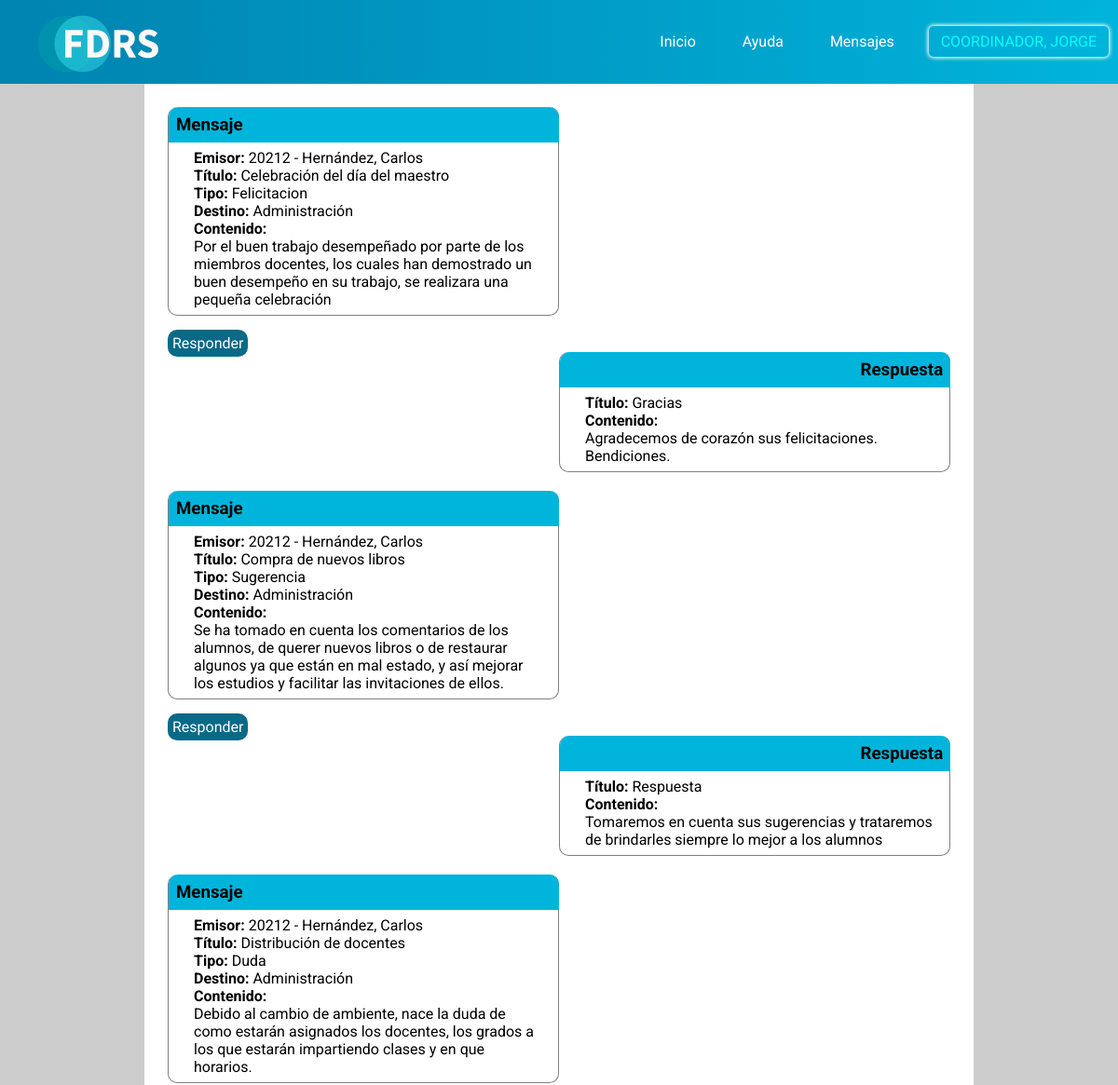
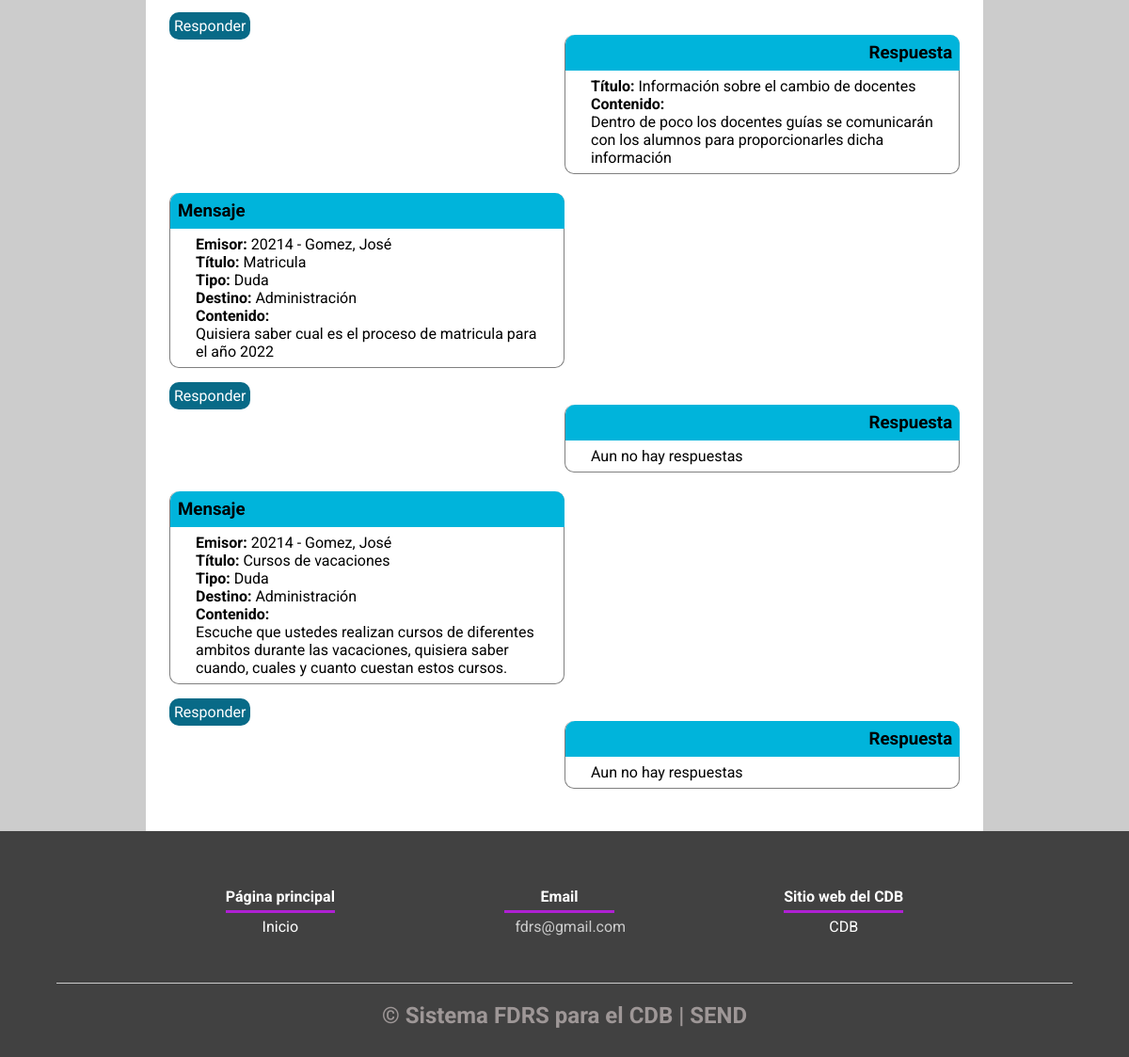
The page /vista/historial.php (signed in) on the database its author committed (2 pictures, top to bottom).
### tables this page shows
CREATE TABLE IF NOT EXISTS `usuario` (
  `idUsuario` int NOT NULL,
  `nombres` varchar(25) NOT NULL,
  `apellidos` varchar(25) NOT NULL,
  `relacion` varchar(15) NOT NULL,
  `telefono` int NOT NULL,
  `correo` varchar(20) NOT NULL,
  `contra` varchar(32) NOT NULL,
  PRIMARY KEY (`idUsuario`)
);

CREATE TABLE IF NOT EXISTS `mensajes` (
  `idMensaje` int NOT NULL,
  `idEmisor` int NOT NULL,
  `titulo` varchar(50) NOT NULL,
  `tipo` varchar(15) NOT NULL,
  `destino` varchar(15) NOT NULL,
  `contenido` text NOT NULL,
  PRIMARY KEY (`idMensaje`),
  KEY `idEmisor` (`idEmisor`),
  KEY `destino` (`destino`)
);

CREATE TABLE IF NOT EXISTS `respuesta` (
  `idRespuesta` int NOT NULL,
  `idRespondiendo` int NOT NULL,
  `idCoordinador` int NOT NULL,
  `titulo` varchar(50) NOT NULL,
  `contenido` varchar(500) NOT NULL,
  PRIMARY KEY (`idRespuesta`),
  UNIQUE KEY `idRespondiendo` (`idRespondiendo`),
  KEY `idCoordinador` (`idCoordinador`)
);

### modelo/Mensaje/daoMensaje.php (called while the page is built, shortened)
<?php
class DaoMensaje{
    public function listadoMensajeCoo($cargo){
        $sql = "SELECT * FROM mensajes WHERE destino = '$cargo'";
        $cn = new Conexion();
        $dbh = $cn->getConexion();
        $stmt = $dbh->prepare($sql);
        $stmt->execute();
        $mensajes = $stmt->fetchAll(PDO::FETCH_ASSOC);
        return $mensajes;
    }
    public function mostrarEmisorCoo($id){
        $sql = "SELECT * FROM usuario WHERE idUsuario = $id";
        $cn = new Conexion();
        $dbh = $cn->getConexion();
        $stmt = $dbh->prepare($sql);
        $stmt->execute();
        $emisores = $stmt->fetchAll(PDO::FETCH_ASSOC);
        return $emisores;
    }
    public function listadoRespuestaCoo($resp){
        $sql = "SELECT * FROM respuesta WHERE idRespondiendo = '$resp'";
        $cn = new Conexion();
        $dbh = $cn->getConexion();
        $stmt = $dbh->prepare($sql);
        $stmt->execute();
        $mensajes = $stmt->fetchAll(PDO::FETCH_ASSOC);
        return $mensajes;
    }
}
?>

### vista/historial.php (the view, shortened to what this page needs)
<!DOCTYPE html>
<html>
<head>
	<link rel="stylesheet" type="text/css" href="CSS/menu-all.css">
	<link rel="stylesheet" type="text/css" href="CSS/historial.css">
	<link rel="stylesheet" type="text/css" href="CSS/footer.css">
	<link rel="stylesheet" type="text/css" href="https://cdnjs.cloudflare.com/ajax/libs/font-awesome/5.15.3/css/all.min.css">
</head>
<body>
<?php
	if(!empty($_SESSION)){
?>
	<header>
		<nav class="menu">
			<div>
				<img src="img/FDRSlog.png">
			</div>
				<?php
				$rel = $_SESSION['relacion'];
					if ($rel =='coordinador'){
						$link = '<a class="active" href="CRUD.php">';
						$linke = '<a href="vistaCoordinador.php">';
					}else{
						$link = '<a class="active" href = "perfil.php">';
						$linke = '<a href="../index.php">';
					}
				?>
			<div class="menu-link">
				<ul>
					<li><?php echo $linke; ?>Inicio</a></li>
					<li><a href="ayuda.php">Ayuda</a></li>
					<li><a href="mensajes.php">Mensajes</a></li>
					<li class="nombre"><?php
						echo $link . $_SESSION['relacion'] . ", " . $_SESSION['nombre']; ?></a></li>
				</ul>
			</div>
		</nav>
	</header>
	<section class="historial">
	<?php
		if(!isset($usuario)){
			require_once "../modelo/Mensaje/daoMensaje.php";
		}else
			require_once "../modelo/Mensaje/daoMensaje.php";
		if($rel !== 'coordinador'){
			$id = $_SESSION['idUsuario'];
			$dao = new DaoMensaje();
			$mensajes = $dao->listadoMensaje($id);
		foreach($mensajes as $mensaje){
			$emisor = $dao->mostrarEmisor($id);
			foreach($emisor as $emi){
	?>
		<div class="info">
		<div class="mensajes">
			<h3>Mensaje</h3>
		<?php
			echo "<div class='cont'><div><b>Emisor: </b>". $emi['idUsuario'] . " - " . $emi['apellidos'] .", " . $emi['nombres'] ."</div><div><b>Título: </b>". $mensaje['titulo'] ."</div><div class='tipo'><b>Tipo: </b>" . $mensaje['tipo'] ."</div><div class='destino'><b>Destino: </b>" . $mensaje['destino'] . "</div><div><b>Contenido: </b><br>" . $mensaje['contenido'] . "</div></div>";
		?>
		</div>
	<?php
		$mens = $mensaje['idMensaje'];
		$dao = new DaoMensaje();
		$respuestas = $dao->listadoRespuestaCoo($mens);
		if(count($respuestas)>0){
			foreach($respuestas as $respuesta){
	?>
			<div class="respuestas">
				<h3>Respuesta</h3>
	<?php
		echo "<div class='cont'><div><b>Título: </b>". $respuesta['titulo'] ."</div>" .  "<div><b>Contenido: </b><br>" . $respuesta['contenido'] . "</div></div></div>";
			}
		}else{
	?>
			<div class="respuestas">
				<h3>Respuesta</h3>
				<div class='cont'>Aun no hay respuestas</div>
			</div>
	<?php
		}
	?>
		</div>
	<?php
		}}
		}else{
			require_once "../modelo/Mensaje/daoMensaje.php";
			$cargo = $_SESSION['poder'];
			$dao = new DaoMensaje();
			$mensajes = $dao->listadoMensajeCoo($cargo);
		if (count($mensajes)>0){
			foreach($mensajes as $mensaje){
				$idEmi = $mensaje['idEmisor'];
				$emisor = $dao->mostrarEmisorCoo($idEmi);
				foreach($emisor as $emi){
	?>
		<div class="info">
		<div class="mensajes">
			<h3>Mensaje</h3>
	<?php
		echo "<div class='cont'><div><b>Emisor: </b>". $emi['idUsuario'] . " - " . $emi['apellidos'] .", " . $emi['nombres'] ."</div><div><b>Título: </b>". $mensaje['titulo'] ."</div><div class='tipo'><b>Tipo: </b>" . $mensaje['tipo'] ."</div><div class='destino'><b>Destino: </b>" . $_SESSION['coordinacion'] . "</div><div><b>Contenido: </b><br>" . $mensaje['contenido'] . "</div></div></div>";
		$mens = $mensaje['idMensaje'];
		$idResp = $_SESSION['idUsuario'];
		$enlace ="<a style='background-color: #086A87; color: white; padding: 5px; border-radius: 10px; text-decoration: none;' href='../controlador/ctrlRespuesta.php?accion=responder&id=";
		echo "<div>" . $enlace . $mens . "&idResp=". $idResp ."'> Responder</a></div></div>";
	?>
	<?php
		$dao = new DaoMensaje();
		$respuestas = $dao->listadoRespuestaCoo($mens);
		if(count($respuestas)>0) {
		foreach($respuestas as $respuesta){
	?>
	<div class="respuestas">
				<h3>Respuesta</h3>
	<?php
		echo "<div class='cont'><div><b>Título: </b>". $respuesta['titulo'] ."</div>" .  "<div><b>Contenido: </b><br>" . $respuesta['contenido'] . "</div></div></div>";
		}
		}else{
	?>
		<div class="respuestas">
				<h3>Respuesta</h3>
		<div class='cont'>Aun no hay respuestas</div>
		</div>
	<?php
		}
		}}
		}}
	} ?>
	</section>
<footer>
<div class="contenedor-footer">
	<div class="content-footer">
		<h4>Página principal</h4>
		<p><a href="../index.php">Inicio</a></p>
	</div>
	<div class="content-footer">
		<h4>Email</h4>
		<p>fdrs@gmail.com</p>
	</div>
	<div class="content-footer">
		<h4>Sitio web del CDB</h4>
		<p><a href="https://www.cdb.edu.sv/" target="blank">CDB</a>  </p>
	</div>
</div>
<h2 class="titulo-final">&copy; Sistema FDRS para el CDB | SEND</h2>
</footer>
</body>
</html>

### vista/CSS/menu-all.css (style rules this page uses)
header { width: 100%; background: #00B4DB; background: -webkit-linear-gradient(to left, #00B4DB, #0083B0 ); background: linear-gradient(to left, #00B4DB, #0083B0); position: relative; z-index: 1000; top: 0; }
nav { height: 70px; width: 100%; display: flex; justify-content: space-between; align-items: center; }
.menu-link { position: fixed; width: 100%; height: 0vw; top: 80px; background: rgba(4,137,177, 1); text-align: center; transition: all .5s; z-index: 1000; }
.menu-link li { display: none; line-height: 30px; margin: 50px 0; transition: all .5s; list-style: none; }
.menu-link li a { color: #fff; font-size: 16px; line-height: 70px; }
.menu-link li a.active, .menu-link li a:hover { box-shadow: none; color: cyan; }
.nombre { text-transform: uppercase; }
@media (min-width: 800px) { nav { height: 90px; } }
@media (min-width: 800px) { .menu-link { position: relative; height: 100px; top: 0; background: none; transition: none; text-align: right; margin-left: 50px; width: 1000px; } }
@media (min-width: 800px) { .menu-link li { display: inline-block; line-height: 100px; margin: 0 10px; transition: none; } }
@media (min-width: 800px) { .menu-link li a { font-size: 16px; padding: 7px 13px; text-decoration: none; } }
@media (min-width: 800px) { .menu-link li a.active, .menu-link li a:hover { color: cyan; border-radius: 5px; box-shadow: 0 0 5px rgb(255,255,255), 0 0 5px rgb(255,255,255); } }
@media (min-width: 800px) { .menu img { margin-left: 2em; } }

### vista/CSS/historial.css (style rules this page uses)
* { margin: 0; padding: 0; font-family: 'Roboto', sans-serif; }
body { background: #ccc; }
.historial { width: 70%; margin-left: auto; margin-right: auto; background: #fff; padding:25px; display: flex; flex-direction: column; height: auto; }
.mensajes { width: 48%; margin-bottom: 20px; padding-bottom: 7px; padding-right: 15px; border-radius: 10px; border-left: 1px solid gray; border-bottom: 1px solid gray; border-right: 1px solid gray; background-color: #fff; }
.respuestas { width: 48%; margin-bottom: 20px; padding-bottom: 7px; padding-right: 15px; float: right; margin-left: 50%; border-radius: 10px; border-left: 1px solid gray; border-bottom: 1px solid gray; border-right: 1px solid gray; background-color: #fff; }
.respuestas h3 { text-align: end; color: #000; padding: 8px; width: 100%; height: 100%; border-top-left-radius: 10px; border-top-right-radius: 10px; background-color: #00B4DB; }
.mensajes h3 { color: #000; padding: 8px; width: 100%; height: 100%; border-top-left-radius: 10px; border-top-right-radius: 10px; background-color: #00B4DB; }
h3, p { color: #000 }
p { width: 80%; margin-left: auto; margin-right: auto; }
.tipo { text-transform: capitalize; }
.destino { text-transform: capitalize; }
.cont { margin-left: 27px; margin-top: 7px; }

### vista/CSS/footer.css (style rules this page uses)
.footer, footer { background: #414141; padding: 60px 0 30px 0; margin: auto; overflow: hidden; width: 100%; }
.contenedor-footer { display: flex; width: 90%; justify-content: space-evenly; margin: auto; padding-bottom: 50px; border-bottom: 1px solid #ccc; }
.content-footer { text-align: center; }
.content-footer h4 { color: #fff; border-bottom: 3px solid #af20d3; padding-bottom: 5px; margin-bottom: 5px; }
.content-footer p { color: #ccc; }
.content-footer p a { text-decoration: none; color: #fff; }
.titulo-final { text-align: center; font-size: 24px; margin: 20px 0 0 0; color: #9e9797; }

### rows shown on the page
mensajes: titulo "Celebración del día del maestro", tipo "Felicitacion", contenido "Por el buen trabajo desempeñado por parte de los miembros docentes, los cuales han demostrado un buen desempeño en su trabajo, se realizara una pequeña celebración"
usuario: idUsuario "20212", apellidos "Hernández", nombres "Carlos"
respuesta: titulo "Gracias", contenido "Agradecemos de corazón sus felicitaciones. Bendiciones."
mensajes: titulo "Compra de nuevos libros", tipo "Sugerencia", contenido "Se ha tomado en cuenta los comentarios de los alumnos, de querer nuevos libros o de restaurar algunos ya que están en mal estado, y así mejorar los estudios y facilitar las invitaciones de ellos."
respuesta: titulo "Respuesta", contenido "Tomaremos en cuenta sus sugerencias y trataremos de brindarles siempre lo mejor a los alumnos"
mensajes: titulo "Distribución de docentes", tipo "Duda", contenido "Debido al cambio de ambiente, nace la duda de como estarán asignados los docentes, los grados a los que estarán impartiendo clases y en que horarios."
respuesta: titulo "Información sobre el cambio de docentes", contenido "Dentro de poco los docentes guías se comunicarán con los alumnos para proporcionarles dicha información"
mensajes: titulo "Matricula", tipo "Duda", contenido "Quisiera saber cual es el proceso de matricula para el año 2022"
usuario: idUsuario "20214", apellidos "Gomez", nombres "José", shows "Respuesta"
mensajes: titulo "Cursos de vacaciones", tipo "Duda", contenido "Escuche que ustedes realizan cursos de diferentes ambitos durante las vacaciones, quisiera saber cuando, cuales y cuanto cuestan estos cursos."

### other values the page prints
$_SESSION['relacion'] "COORDINADOR"
$_SESSION['nombre'] "JORGE"
